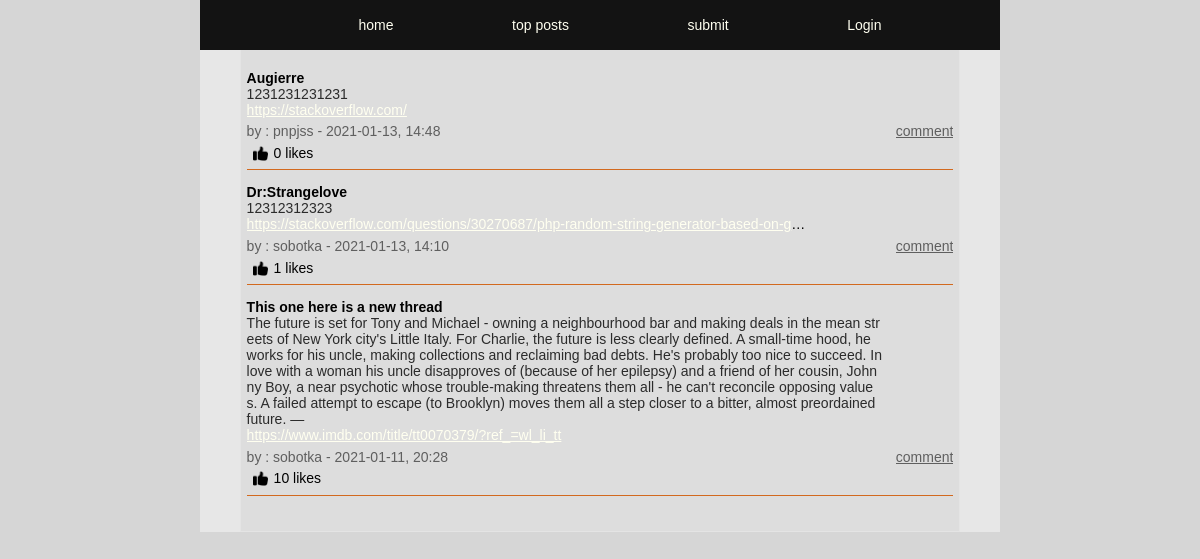
The page / on the database its author committed.
### tables this page shows
CREATE TABLE posts (
id INTEGER PRIMARY KEY AUTOINCREMENT,
title TEXT,
user_id INTEGER,
url TEXT,
description TEXT,
post_date DATETIME);

CREATE TABLE users (
id INTEGER PRIMARY KEY AUTOINCREMENT,
username TEXT NOT NULL UNIQUE,
email TEXT NOT NULL UNIQUE,
firstname TEXT NOT NULL,
lastname TEXT NOT NULL,
passwd TEXT NOT NULL, 
biography TEXT, 
avatar TEXT);

### app/functions.php (called while the page is built, shortened)
<?php
function fetchLikes($pdo, $postId)
{
    $query = "SELECT COUNT(*) FROM upvotes WHERE post_id = :post_id";
    $statement = $pdo->prepare($query);
    $statement->bindParam(':post_id', $postId, PDO::PARAM_STR);
    $statement->execute();
    $likeCount = $statement->fetch(PDO::FETCH_ASSOC);
    return $likeCount;
}
function likeCheck($pdo, $likePostId, $userId)
{
    $query = "SELECT COUNT(*) FROM upvotes WHERE post_id = :post_id AND user_id = :user_id";
    $statement = $pdo->prepare($query);
    $statement->bindParam(':post_id', $likePostId, PDO::PARAM_STR);
    $statement->bindParam(':user_id', $userId, PDO::PARAM_STR);
    $statement->execute();
    $likeCheck = $statement->fetch(PDO::FETCH_ASSOC);
}

### index.php (the view, shortened to what this page needs)
<?php
require __DIR__ . ('/app/views/header.php');
require __DIR__ . ('/app/autoload.php');
require __DIR__ . ('/app/views/nav.php');
require __DIR__ . ('/app/views/footer.php');
if (isset($_GET['top-posts'])) {
    $posts = getMostLiked($pdo);
} else {
    $statement = $pdo->query('SELECT posts.*, users.username FROM users INNER JOIN posts ON posts.user_id = users.id ORDER BY post_date DESC');
    $posts = $statement->fetchAll(PDO::FETCH_ASSOC);
}
$userId = $_SESSION['user']['id'];
?>
<main>
    <section>
        <article class="index-container">
            <?php foreach ($posts as $post) : ?>
                <?php $postId = $post['id']; ?>
                <?php $likeCount = fetchLikes($pdo, $postId); ?>
                <?php $likeCheck = likeCheck($pdo, $postId, $userId); ?>
                <div class="index-title">
                    <h4> <?= $post['title']; ?> </h4>
                </div>
                <div class="index-description">
                    <p><?= $post['description'] ?></p>
                </div>
                <div class="index-url">
                    <a href="<?= $post['url']; ?>"><?= $post['url']; ?></a>
                </div>
                <div class="index-poster-info">
                    <p><?= "by : " . $post['username'] . " - " . $post['post_date']; ?></p>
                    <a href="comments.php?id=<?= $post['id'] ?>&title=<?= $post['title'] ?>">comment</a>
                </div>
                <div class="index-poster-likes">
                    <?php if (isset($likeCheck)) : ?>
                        <form action="/app/posts/dislike.php" method="post">
                            <label for="dislike"></label>
                            <input type="hidden" name="dislike" id="post_id" value="<?= $post['id']; ?>">
                            <button type="submit"><img src="/app/images/dislike.png" height="15px" width="15px" alt=""></button>
                        </form>
                    <?php elseif (!$likeCheck) : ?>
                        <form action="/app/posts/like.php" method="post">
                            <button type="submit"><img src="/app/images/likes.png" height=15px width="15px" alt=""></button>
                        </form>
                    <?php endif; ?>
                    <?= $likeCount['COUNT(*)'] . ' likes ' ?>
                </div>
            <?php endforeach; ?>
        </article>
    </section>
</main>

### app/views/header.php (shortened to what this page needs)
<!DOCTYPE html>
<html lang="en">
<head>
    <link rel="stylesheet" href="/app/assets/style.css">
    <link rel="stylesheet" href="/app/assets/login.css">
    <link rel="stylesheet" href="/app/assets/settings.css">
    <link rel="stylesheet" href="/app/assets/index.css">
    <link rel="stylesheet" href="/app/assets/comments.css">
    <link rel="stylesheet" href="/app/assets/comment-edit.css">
    <link rel="stylesheet" href="/app/assets/submit.css">
    <link rel="stylesheet" href="/app/assets/register.css">
    <link rel="stylesheet" href="/app/assets/nav.css">
</head>
<body>

### app/views/nav.php (shortened to what this page needs)
<nav>
    <ul>
        <li><a href="/../../index.php?latest">home</a></li>
        <li><a href="/../../index.php?top-posts">top posts</a></li>
        <li><a href="/../../submit.php">submit</a></li>
        <?php if (!isset($_SESSION['user'])) : ?>
            <li><a href="/../../login.php"> Login</a></li>
        <?php endif; ?>
    </ul>
</nav>

### app/views/footer.php
</body>
</html>

### app/assets/style.css (style rules this page uses)
* { box-sizing: border-box; margin: 0; font-family: Verdana, Geneva, Tahoma, sans-serif, Arial, Teko-regular; font-size: 14px; }
body { width: 100%; display: flex; justify-content: center; min-height: 100vh; width: 100%; position: absolute; margin-left: auto; margin-right: auto; background-color: rgb(214, 214, 214); }
a { color :ivory; }
main { display: flex; justify-content: center; height: 100%; width: 100%; background-color: #4e463a; max-width: 800px; }
section { display: flex; justify-content: center; width: 100% ; max-width: 800px; min-height:100% ; margin-top: 50px; background-color: rgb(231, 231, 231); flex-wrap: wrap; }

### app/assets/index.css (style rules this page uses)
.index-container { display: flex; width: 90%; height:auto; flex-wrap: wrap; background-color: rgb(221, 221, 221); border: 1px solid rgb(228, 228, 228); border-top: none; padding: 0.4rem ; padding-bottom: 2.5rem; }
.index-title { height : auto; width: 100%; margin-top: 1rem; }
.index-description { height : auto; word-break: break-all; width:90%; font-size: 16px; color: rgb(43, 43, 43); }
.index-url { width: 80%; overflow: hidden; text-overflow: ellipsis; white-space: nowrap; }
.index-poster-info { padding:0.4rem 0 0.4rem; display: flex; justify-content: space-between; height: auto; width: 100%; font-size: 14px; color: rgb(95, 95, 95); }
.index-poster-info a { color: rgb(95, 95, 95); overflow: hidden; text-overflow: ellipsis; white-space: nowrap; }
.index-poster-likes { display: flex; justify-content: flex-start; width: 100%; background-color: rgb(221, 221, 221); border: none; border-bottom: solid 1px chocolate; }
.index-poster-likes button { border: none; background-color: rgb(221, 221, 221); padding-bottom: 0.4rem; }

### app/assets/nav.css (style rules this page uses)
nav { display: flex; justify-content: space-evenly; align-items: center; background-color:#131313; color: ivory; width:100%; height: 50px; position: fixed; max-width: 800px; }
ul { display: flex; justify-content:space-evenly ; align-items: center; width: 100%; list-style: none; position: absolute; }
li { display: inline-block; cursor: pointer; }
nav a { text-decoration: none; }

### rows shown on the page
posts: title "Augierre", description "1231231231231", url "https://stackoverflow.com/", user.username "pnpjss", post_date "2021-01-13, 14:48", COUNT "0"
posts: title "Dr:Strangelove", description "12312312323", url "https://stackoverflow.com/questions/30270687/php-random-string-generator-based-on-g…", user.username "sobotka", post_date "2021-01-13, 14:10", COUNT "1"
posts: title "This one here is a new thread", description "The future is set for Tony and Michael - owning a neighbourhood bar and making deals in the mean streets of New York city's Little Italy. For Charlie, the future is less clearly defined. A small-time hood, he works for his uncle, making collections and reclaiming bad debts. He's probably too nice to succeed. In love with a woman his uncle disapproves of (because of her epilepsy) and a friend of her cousin, Johnny Boy, a near psychotic whose trouble-making threatens them all - he can't reconcile opposing values. A failed attempt to escape (to Brooklyn) moves them all a step closer to a bitter, almost preordained future. —", url "https://www.imdb.com/title/tt0070379/?ref_=wl_li_tt", user.username "sobotka", post_date "2021-01-11, 20:28", COUNT "10"
